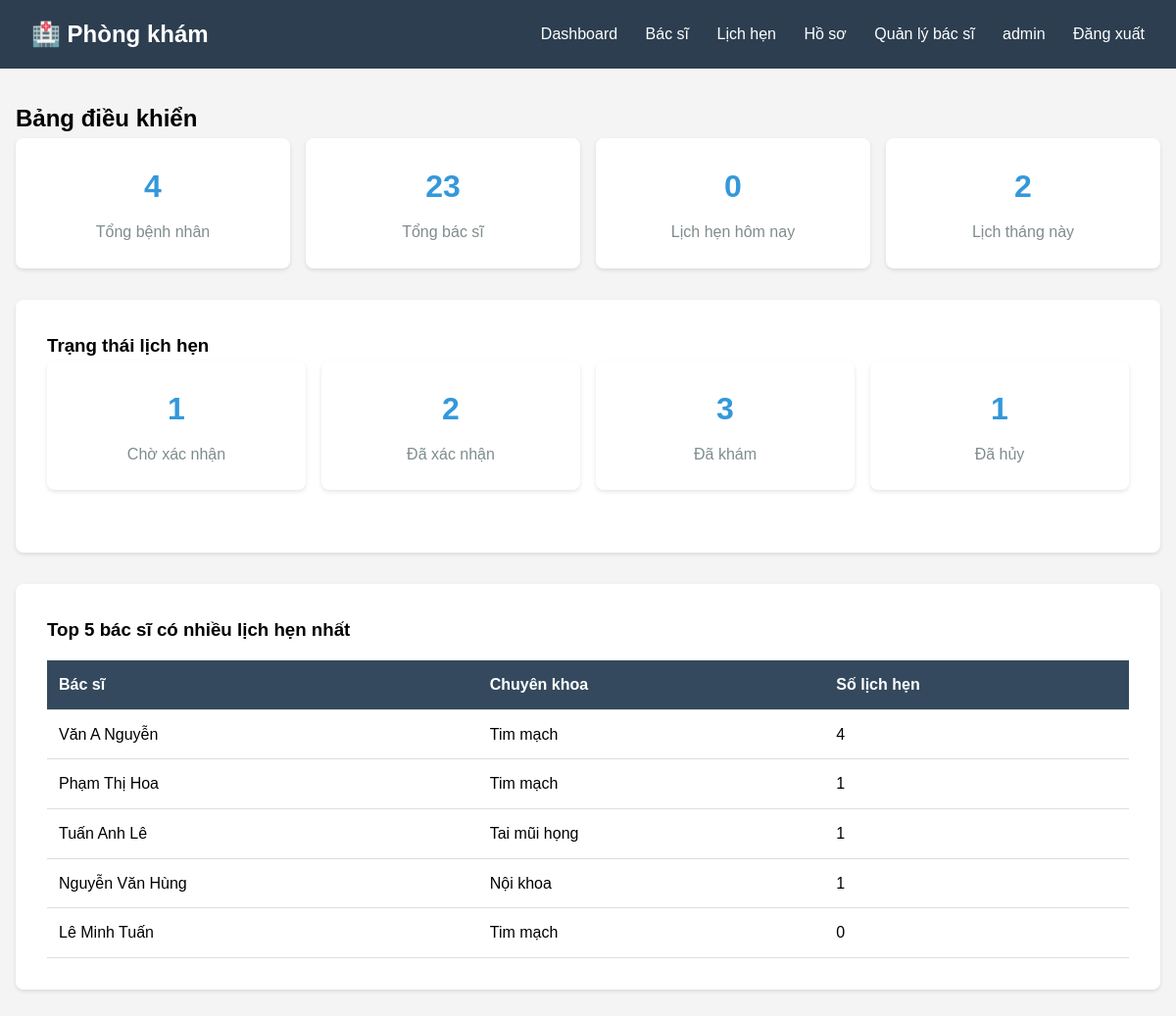
The app's page / (signed in) with its own data.
### accounts/models.py (models this page shows, shortened)
class HoSoBacSi(models.Model):
    nguoi_dung = models.OneToOneField(User, on_delete=models.CASCADE, related_name='ho_so_bac_si')
    chuyen_khoa = models.ForeignKey(ChuyenKhoa, on_delete=models.SET_NULL, null=True, verbose_name="Chuyên khoa")
    mo_ta = models.TextField(blank=True, verbose_name="Mô tả")
    bang_cap = models.CharField(max_length=200, verbose_name="Bằng cấp")
    so_dien_thoai = models.CharField(max_length=15, verbose_name="Số điện thoại")
    phi_kham = models.DecimalField(max_digits=10, decimal_places=2, default=0, verbose_name="Phí khám")
    anh_dai_dien = models.ImageField(upload_to='bac_si/', blank=True, null=True, verbose_name="Ảnh đại diện")
    class Meta:
        verbose_name = "Hồ sơ bác sĩ"
        verbose_name_plural = "Hồ sơ bác sĩ"

class ChuyenKhoa(models.Model):
    ten = models.CharField(max_length=100, verbose_name="Tên chuyên khoa")
    mo_ta = models.TextField(blank=True, verbose_name="Mô tả")
    class Meta:
        verbose_name = "Chuyên khoa"
        verbose_name_plural = "Chuyên khoa"
    def __str__(self):
        return self.ten

### dashboard/views.py (the view, shortened to what this page needs)
# urls.py: path('', views.bang_dieu_khien, name='bang_dieu_khien'),
@login_required
def bang_dieu_khien(request):
    nguoi_dung = request.user
    context = {}
    if hasattr(nguoi_dung, 'ho_so_benh_nhan'):
        context['role'] = 'benh_nhan'
        context['lich_hen_sap_toi'] = LichHen.objects.filter(
            benh_nhan=nguoi_dung.ho_so_benh_nhan,
            ngay__gte=date.today(),
            trang_thai__in=['pending', 'approved']
        ).order_by('ngay', 'gio')[:5]
        context['tong_lich_hen'] = LichHen.objects.filter(benh_nhan=nguoi_dung.ho_so_benh_nhan).count()
        context['lich_hen_da_kham'] = LichHen.objects.filter(benh_nhan=nguoi_dung.ho_so_benh_nhan, trang_thai='completed').count()
    else:
        context['role'] = 'admin'
        hom_nay = date.today()
        thang_dau = hom_nay.replace(day=1)
        context['tong_benh_nhan'] = HoSoBenhNhan.objects.count()
        context['tong_bac_si'] = HoSoBacSi.objects.count()
        context['lich_hen_hom_nay'] = LichHen.objects.filter(ngay=hom_nay).count()
        context['lich_hen_thang_nay'] = LichHen.objects.filter(
            ngay__gte=thang_dau,
            ngay__lte=hom_nay
        ).count()
        context['top_bac_si'] = HoSoBacSi.objects.annotate(
            so_lich_hen=Count('lich_hen')
        ).order_by('-so_lich_hen')[:5]
        context['so_cho_xac_nhan'] = LichHen.objects.filter(trang_thai='pending').count()
        context['so_da_xac_nhan'] = LichHen.objects.filter(trang_thai='approved').count()
        context['so_da_kham'] = LichHen.objects.filter(trang_thai='completed').count()
        context['so_da_huy'] = LichHen.objects.filter(trang_thai='canceled').count()
    return render(request, 'dashboard/bang_dieu_khien.html', context)

### templates/dashboard/bang_dieu_khien.html (shortened to what this page needs)
{% extends 'base.html' %}
{% block content %}
<h2>Bảng điều khiển</h2>
{% if role == 'benh_nhan' %}
    <div class="stats">
        <div class="stat-card">
            <h3>{{ tong_lich_hen }}</h3>
            <p>Tổng lịch hẹn</p>
        </div>
        <div class="stat-card">
            <h3>{{ lich_hen_da_kham }}</h3>
            <p>Đã khám</p>
        </div>
        <div class="stat-card">
            <h3>{{ lich_hen_sap_toi|length }}</h3>
            <p>Lịch sắp tới</p>
        </div>
    </div>
    <div class="card">
        <h3>Lịch hẹn sắp tới</h3>
        {% if lich_hen_sap_toi %}
            <table>
                <thead>
                    <tr>
                        <th>Ngày</th>
                        <th>Giờ</th>
                        <th>Bác sĩ</th>
                        <th>Chuyên khoa</th>
                        <th>Trạng thái</th>
                    </tr>
                </thead>
                <tbody>
                    {% for lich in lich_hen_sap_toi %}
                    <tr>
                        <td>{{ lich.ngay|date:"d/m/Y" }}</td>
                        <td>{{ lich.gio }}</td>
                        <td>{{ lich.bac_si.nguoi_dung.get_full_name }}</td>
                        <td>{{ lich.bac_si.chuyen_khoa }}</td>
                        <td>
                            {% if lich.trang_thai == 'pending' %}
                                <span style="color: orange;">Chờ xác nhận</span>
                            {% elif lich.trang_thai == 'approved' %}
                                <span style="color: green;">Đã xác nhận</span>
                            {% endif %}
                        </td>
                    </tr>
                    {% endfor %}
                </tbody>
            </table>
        {% else %}
            <p>Bạn chưa có lịch hẹn nào.</p>
        {% endif %}
        <br>
        <a href="{% url 'danh_sach_bac_si' %}" class="btn">Đặt lịch khám</a>
    </div>
{% else %}
    <div class="stats">
        <div class="stat-card">
            <h3>{{ tong_benh_nhan }}</h3>
            <p>Tổng bệnh nhân</p>
        </div>
        <div class="stat-card">
            <h3>{{ tong_bac_si }}</h3>
            <p>Tổng bác sĩ</p>
        </div>
        <div class="stat-card">
            <h3>{{ lich_hen_hom_nay }}</h3>
            <p>Lịch hẹn hôm nay</p>
        </div>
        <div class="stat-card">
            <h3>{{ lich_hen_thang_nay }}</h3>
            <p>Lịch tháng này</p>
        </div>
    </div>
    <div class="card">
        <h3>Trạng thái lịch hẹn</h3>
        <div class="stats">
            <div class="stat-card">
                <h3>{{ so_cho_xac_nhan }}</h3>
                <p>Chờ xác nhận</p>
            </div>
            <div class="stat-card">
                <h3>{{ so_da_xac_nhan }}</h3>
                <p>Đã xác nhận</p>
            </div>
            <div class="stat-card">
                <h3>{{ so_da_kham }}</h3>
                <p>Đã khám</p>
            </div>
            <div class="stat-card">
                <h3>{{ so_da_huy }}</h3>
                <p>Đã hủy</p>
            </div>
        </div>
    </div>
    <div class="card">
        <h3>Top 5 bác sĩ có nhiều lịch hẹn nhất</h3>
        {% if top_bac_si %}
            <table>
                <thead>
                    <tr>
                        <th>Bác sĩ</th>
                        <th>Chuyên khoa</th>
                        <th>Số lịch hẹn</th>
                    </tr>
                </thead>
                <tbody>
                    {% for bac_si in top_bac_si %}
                    <tr>
                        <td>{{ bac_si.nguoi_dung.get_full_name }}</td>
                        <td>{{ bac_si.chuyen_khoa }}</td>
                        <td>{{ bac_si.so_lich_hen }}</td>
                    </tr>
                    {% endfor %}
                </tbody>
            </table>
        {% else %}
            <p>Chưa có dữ liệu.</p>
        {% endif %}
    </div>
{% endif %}
{% endblock %}

### templates/base.html (shortened to what this page needs)
<!DOCTYPE html>
<html lang="vi">
<head>
</head>
<body>
    <div class="navbar">
        <div class="container">
            <h1>🏥 Phòng khám</h1>
            <nav>
                {% if user.is_authenticated %}
                    <a href="{% url 'bang_dieu_khien' %}">Dashboard</a>
                    {% if user.ho_so_benh_nhan %}
                        <a href="{% url 'ai_chatbox:chat_interface' %}">🤖 AI Tư vấn</a>
                        <a href="{% url 'danh_sach_bac_si' %}">Bác sĩ</a>
                        <a href="{% url 'lich_hen_cua_toi' %}">Lịch hẹn</a>
                        <a href="{% url 'lich_su_kham_benh' %}">Hồ sơ</a>
                    {% elif user.ho_so_bac_si %}
                        <a href="{% url 'lich_lam_viec_cua_toi' %}">Lịch làm việc</a>
                        <a href="{% url 'lich_hen_cua_toi' %}">Lịch hẹn</a>
                        <a href="{% url 'lich_su_kham_benh' %}">Hồ sơ bệnh án</a>
                    {% else %}
                        <a href="{% url 'danh_sach_bac_si' %}">Bác sĩ</a>
                        <a href="{% url 'lich_hen_cua_toi' %}">Lịch hẹn</a>
                        <a href="{% url 'lich_su_kham_benh' %}">Hồ sơ</a>
                        <a href="{% url 'quan_ly_bac_si' %}">Quản lý bác sĩ</a>
                    {% endif %}
                    <a href="{% url 'ho_so' %}">{{ user.username }}</a>
                    <a href="{% url 'dang_xuat' %}">Đăng xuất</a>
                {% else %}
                    <a href="{% url 'dang_nhap' %}">Đăng nhập</a>
                    <a href="{% url 'dang_ky' %}">Đăng ký</a>
                {% endif %}
            </nav>
        </div>
    </div>
    <div class="container">
        {% block content %}{% endblock %}
    </div>
</body>
</html>

### templates/base.html (style rules this page uses)
* { margin: 0; padding: 0; box-sizing: border-box; }
body { font-family: Arial, sans-serif; line-height: 1.6; background: #f4f4f4; }
.navbar { background: #2c3e50; color: white; padding: 1rem; }
.navbar .container { max-width: 1200px; margin: 0 auto; display: flex; justify-content: space-between; align-items: center; }
.navbar h1 { font-size: 1.5rem; }
.navbar nav a { color: white; text-decoration: none; margin-left: 1.5rem; }
.container { max-width: 1200px; margin: 2rem auto; padding: 0 1rem; }
.card { background: white; padding: 2rem; border-radius: 8px; box-shadow: 0 2px 4px rgba(0,0,0,0.1); margin-bottom: 2rem; }
table { width: 100%; border-collapse: collapse; margin-top: 1rem; }
table th, table td { padding: 0.75rem; text-align: left; border-bottom: 1px solid #ddd; }
table th { background: #34495e; color: white; }
.stats { display: grid; grid-template-columns: repeat(auto-fit, minmax(200px, 1fr)); gap: 1rem; margin-bottom: 2rem; }
.stat-card { background: white; padding: 1.5rem; border-radius: 8px; box-shadow: 0 2px 4px rgba(0,0,0,0.1); text-align: center; }
.stat-card h3 { font-size: 2rem; color: #3498db; margin-bottom: 0.5rem; }
.stat-card p { color: #7f8c8d; }

### records on screen
HoSoBacSi: nguoi_dung.get_full_name "Văn A Nguyễn", chuyen_khoa "Tim mạch", so_lich_hen "4"
HoSoBacSi: nguoi_dung.get_full_name "Phạm Thị Hoa", chuyen_khoa "Tim mạch", so_lich_hen "1"
HoSoBacSi: nguoi_dung.get_full_name "Tuấn Anh Lê", chuyen_khoa "Tai mũi họng", so_lich_hen "1"
HoSoBacSi: nguoi_dung.get_full_name "Nguyễn Văn Hùng", chuyen_khoa "Nội khoa", so_lich_hen "1"
HoSoBacSi: nguoi_dung.get_full_name "Lê Minh Tuấn", chuyen_khoa "Tim mạch", so_lich_hen "0"

### other values on screen
{{ user.username }} "admin"
{{ tong_benh_nhan }} "4"
{{ tong_bac_si }} "23"
{{ lich_hen_hom_nay }} "0"
{{ lich_hen_thang_nay }} "2"
{{ so_cho_xac_nhan }} "1"
{{ so_da_xac_nhan }} "2"
{{ so_da_kham }} "3"
{{ so_da_huy }} "1"
